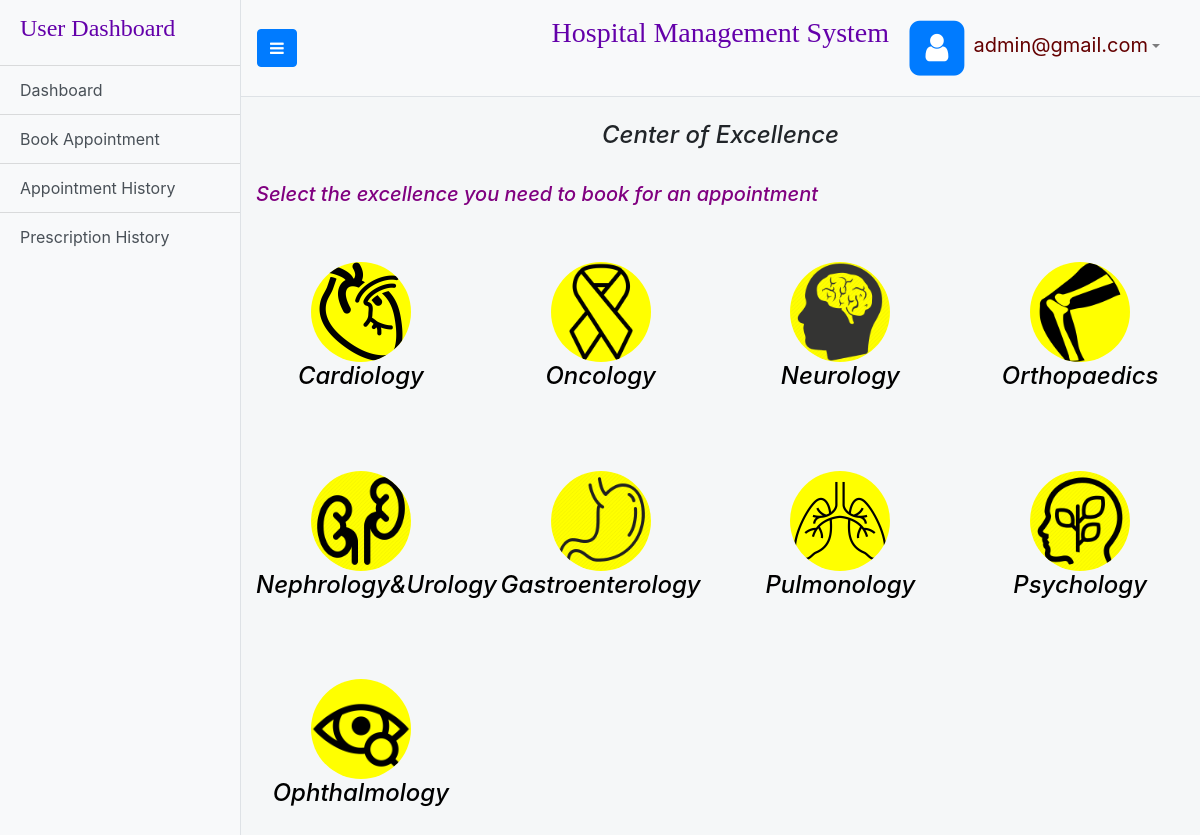
Page /department_page (signed in) on the committed database.
### tables this page shows
CREATE TABLE Departments(DeptId INTEGER  PRIMARY KEY AUTOINCREMENT,DepartmentName varchar(20), image_path varchar(50));

### app.py (the view)
@app.route('/department_page')
@user_logged_in
def department_page():
	with sqlite3.connect(Database_File) as con :
		cur =con.cursor()
		cur.execute("select DeptId,DepartmentName,image_path from Departments")
		data = cur.fetchall()
		con.commit()
	con.close()
	return render_template('departments_page.html',data =data)

### app.py (called while the page is built)
def user_logged_in(f):
	@wraps(f)
	def wrap(*args,**kwargs):
		if 'doctor_login' in session:
			session.pop('doctor_login', None)
		if 'admin_login' in session:
			session.pop('admin_login', None)
		if 'user_login' in session:
			return f(*args,**kwargs)
		else:
			flash('Unauthorized, Please login','danger')
			return redirect(url_for('index'))
	return wrap

### templates/departments_page.html (shortened to what this page needs)
<!DOCTYPE html>
<html lang="en">
<head>
  <link rel="stylesheet" href="https://maxcdn.bootstrapcdn.com/bootstrap/4.3.1/css/bootstrap.min.css">
  <link href="static/css/simple-sidebar.css" rel="stylesheet">
  <link rel="stylesheet" href="https://cdnjs.cloudflare.com/ajax/libs/font-awesome/4.7.0/css/font-awesome.min.css">
</head>
<body style="background-color:#e9ecef69" >
  <div class="d-flex" id="wrapper">
    <div class="bg-light border-right" id="sidebar-wrapper">
<div class="sidebar-heading" style="color:#6400aa;font-family:serif;"><h4>User Dashboard</h4></div>
      <div class="list-group list-group-flush ">
        <a href="http://127.0.0.1:5000/user_dashboard?navigate_id=user_dashboard" class="list-group-item list-group-item-action bg-light ">Dashboard</a>
        <a href="/department_page" class="list-group-item list-group-item-action bg-light">Book Appointment</a>
        <a href="/appointment_history" class="list-group-item list-group-item-action bg-light">Appointment History</a>
		<a href="/view_prescrptions" class="list-group-item list-group-item-action bg-light">Prescription History</a>
      </div>
    </div>
    <div id="page-content-wrapper">
      <nav class="navbar navbar-expand-lg navbar-light bg-light border-bottom">
        <button class="btn btn-primary" id="menu-toggle"><i class="fa fa-bars" style="color:white"></i></button>
        <div class="collapse navbar-collapse" id="navbarSupportedContent">
          <ul class="navbar-nav ml-auto mt-2 mt-lg-0">
            <li class="nav-item">
              <a class="nav-link" href="#"><h3><span style="color:#6400aa;font-family:serif">Hospital Management System</h3></a>
            </li>
            <li class="nav-item dropdown">
              <a class="nav-link dropdown-toggle" href="#" id="navbarDropdown" role="button" data-toggle="dropdown" aria-haspopup="true" aria-expanded="false">
                <span class="fa-stack fa-2x"> <i class="fa fa-square fa-stack-2x text-primary"></i> <i class="fa fa-user fa-stack-1x fa-inverse"></i> </span>
				<span style="font-size:20px;color:#640000">{{ session['username'] }}</span></a>
            </li>
			 <li class="nav-item">
              <a class="nav-link" href="#"></a>
            </li>
          </ul>
        </div>
      </nav>
  <br>
  <div class="container">
  <center><i><h4>Center of Excellence</h4></i></center><br>
  <marquee behavior="alternate" scrollamount="7"><h5 style="color:purple"><i>Select the excellence you need to book for an appointment </i></h5></marquee>
<br>
<br>
    <div class="row">
	{% for row in data %}
         <div class="col-md-3">
         <center><a href="http://127.0.0.1:5000/departments_data/{{ row[0] }}">
          <img src="static/images/{{ row[2] }}" alt="Lights" class="rounded-circle" style="height:100px;width:100px; background-color:yellow">
		  <i><h4 style="color:black">{{ row[1] }}</h4></i>
        </a></center>
		<br><br><br>
		</div>
    {% endfor %}
	 </div>
  </div>
 </div>
  </div>
</body>
</html>

### static/css/simple-sidebar.css (style rules this page uses)
body { overflow-x: hidden; }
#sidebar-wrapper { min-height: 100vh; margin-left: -15rem; -webkit-transition: margin .25s ease-out; -moz-transition: margin .25s ease-out; -o-transition: margin .25s ease-out; transition: margin .25s ease-out; }
#sidebar-wrapper .sidebar-heading { padding: 0.875rem 1.25rem; font-size: 0.5rem; }
#sidebar-wrapper .list-group { width: 15rem; }
#page-content-wrapper { min-width: 100vw; }
@media (min-width: 768px) { #sidebar-wrapper { margin-left: 0; } }
@media (min-width: 768px) { #page-content-wrapper { min-width: 0; width: 100%; } }

### rows in the picture
Departments: image_path (picture), DepartmentName "Cardiology"
Departments: image_path (picture), DepartmentName "Oncology"
Departments: image_path (picture), DepartmentName "Neurology"
Departments: image_path (picture), DepartmentName "Orthopaedics"
Departments: image_path (picture), DepartmentName "Nephrology&Urology"
Departments: image_path (picture), DepartmentName "Gastroenterology"
Departments: image_path (picture), DepartmentName "Pulmonology"
Departments: image_path (picture), DepartmentName "Psychology"
Departments: image_path (picture), DepartmentName "Ophthalmology"

### other values in the picture
{{ session['username'] }} "admin@gmail.com"
